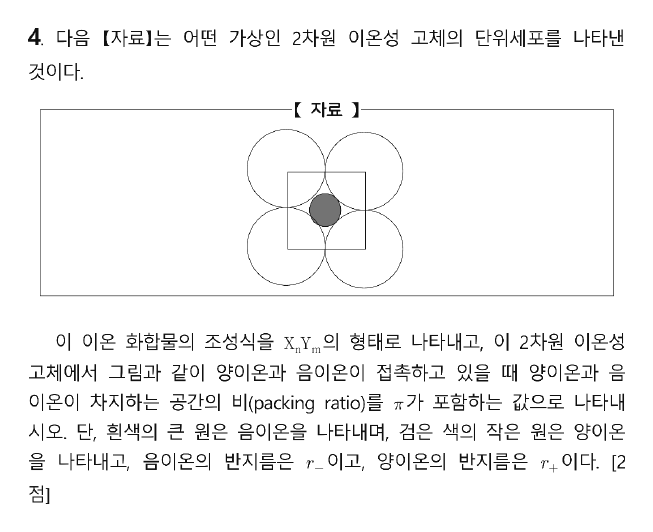
#> input picture 모의고사1회_해설/img/A04.png, 653 x 532 px; its folder holds 3 pictures in this run
$ python build.py ../img/A04.png ../img/A08.png
#> lines starting #> are read from the running program, lines starting #| are printed output that depends on the picture
"""모의고사1회_상세해설.md → A4 가로판 독립 실행형 HTML(이미지·글꼴·KaTeX 내장).

가독성 우선: 본문 10pt 고정, 3단 흐름(첫 단에 문제지 원문, 이어서 정답·공식·풀이).
문항마다 새 쪽에서 시작하고, 상자·표·그림·수식은 단이나 쪽 경계에서 쪼개지 않는다.

사용법: python3 build.py <katex_dist_dir> <noto_sans_kr_files_dir>
PDF는 같은 폴더의 print.js로 이 HTML을 인쇄해 만든다.
"""
import base64, html, os, re, sys
import markdown
from PIL import Image

ROOT = os.path.abspath(os.path.join(os.path.dirname(__file__), '..'))
KATEX, FONTS = sys.argv[1], sys.argv[2]
MD = os.path.join(ROOT, '모의고사1회_상세해설.md')
OUT = os.path.join(ROOT, '모의고사1회_상세해설.html')

# 원문 이미지 배율: 가장 긴 문항 이미지가 170 mm에 들어가도록 모든 원문에 같은 배율을 쓴다.
_QIMGS = [os.path.join(ROOT, 'img', f) for f in os.listdir(os.path.join(ROOT, 'img')) if re.fullmatch(r'[AB]\d\d\.png', f)]
MM_PER_PX = 170 / max(Image.open(f).size[1] for f in _QIMGS)
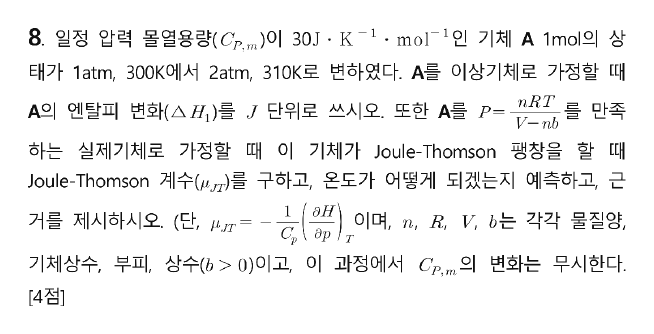
#> input picture 모의고사1회_해설/img/A08.png, 654 x 334 px
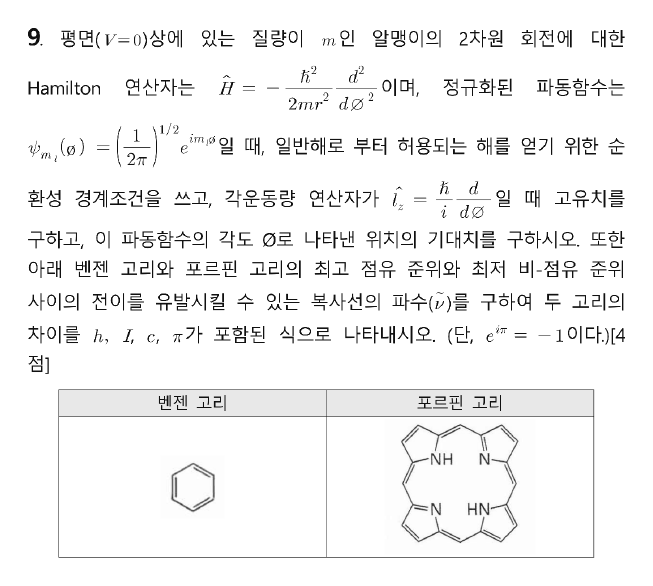
#> input picture 모의고사1회_해설/img/A09.png, 653 x 586 px
#> MM_PER_PX = 0.29


def b64(path):
    return base64.b64encode(open(path, 'rb').read()).decode()


# [48 lines left out: functions protect_math, katex_css, cover_page, question_page, not called in this run]


def main():
#> (the run stopped early here; a loop or call above may not have finished)
